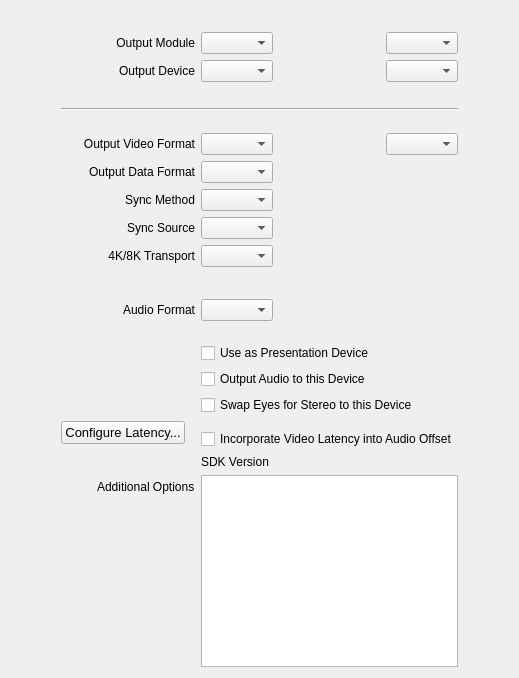
     <widget class="QWidget" name="videoTab">
      <attribute name="title">
       <string>Video</string>
      </attribute>
      <layout class="QHBoxLayout" name="horizontalLayout_38">
       <item>
        <spacer name="horizontalSpacer_40">
         <property name="orientation">
          <enum>Qt::Horizontal</enum>
         </property>
         <property name="sizeType">
          <enum>QSizePolicy::Preferred</enum>
         </property>
         <property name="sizeHint" stdset="0">
          <size>
           <width>50</width>
           <height>20</height>
          </size>
         </property>
        </spacer>
       </item>
       <item>
        <layout class="QFormLayout" name="formLayout_8">
         <property name="fieldGrowthPolicy">
          <enum>QFormLayout::ExpandingFieldsGrow</enum>
         </property>
         <property name="labelAlignment">
          <set>Qt::AlignRight|Qt::AlignTrailing|Qt::AlignVCenter</set>
         </property>
         <property name="verticalSpacing">
          <number>6</number>
         </property>
         <item row="0" column="0">
          <spacer name="verticalSpacer_10">
           <property name="orientation">
            <enum>Qt::Vertical</enum>
           </property>
           <property name="sizeType">
            <enum>QSizePolicy::Fixed</enum>
           </property>
           <property name="sizeHint" stdset="0">
            <size>
             <width>20</width>
             <height>15</height>
            </size>
           </property>
          </spacer>
         </item>
         <item row="1" column="0">
          <widget class="QLabel" name="label_63">
           <property name="text">
            <string>Output Module</string>
           </property>
           <property name="alignment">
            <set>Qt::AlignRight|Qt::AlignTrailing|Qt::AlignVCenter</set>
           </property>
          </widget>
         </item>
         <item row="1" column="1">
          <layout class="QHBoxLayout" name="horizontalLayout_15">
           <property name="spacing">
            <number>0</number>
           </property>
           <item>
            <widget class="QComboBox" name="videoModuleCombo"/>
           </item>
           <item>
            <spacer name="horizontalSpacer_15">
             <property name="orientation">
              <enum>Qt::Horizontal</enum>
             </property>
             <property name="sizeHint" stdset="0">
              <size>
               <width>40</width>
               <height>20</height>
              </size>
             </property>
            </spacer>
           </item>
           <item>
            <widget class="QComboBox" name="moduleProfileCombo">
             <property name="profileCombo" stdset="0">
              <string>true</string>
             </property>
            </widget>
           </item>
          </layout>
         </item>
         <item row="2" column="0">
          <widget class="QLabel" name="label_69">
           <property name="text">
            <string>Output Device</string>
           </property>
           <property name="alignment">
            <set>Qt::AlignRight|Qt::AlignTrailing|Qt::AlignVCenter</set>
           </property>
          </widget>
         </item>
         <item row="2" column="1">
          <layout class="QHBoxLayout" name="horizontalLayout_16">
           <property name="spacing">
            <number>0</number>
           </property>
           <item>
            <widget class="QComboBox" name="videoDeviceCombo">
             <property name="sizeAdjustPolicy">
              <enum>QComboBox::AdjustToContents</enum>
             </property>
            </widget>
           </item>
           <item>
            <spacer name="horizontalSpacer_16">
             <property name="orientation">
              <enum>Qt::Horizontal</enum>
             </property>
             <property name="sizeHint" stdset="0">
              <size>
               <width>40</width>
               <height>20</height>
              </size>
             </property>
            </spacer>
           </item>
           <item>
            <widget class="QComboBox" name="deviceProfileCombo">
             <property name="profileCombo" stdset="0">
              <string>true</string>
             </property>
            </widget>
           </item>
          </layout>
         </item>
         <item row="4" column="0" colspan="2">
          <widget class="Line" name="line">
           <property name="orientation">
            <enum>Qt::Horizontal</enum>
           </property>
          </widget>
         </item>
         <item row="5" column="0">
          <spacer name="verticalSpacer_6">
           <property name="orientation">
            <enum>Qt::Vertical</enum>
           </property>
           <property name="sizeType">
            <enum>QSizePolicy::Fixed</enum>
           </property>
           <property name="sizeHint" stdset="0">
            <size>
             <width>20</width>
             <height>10</height>
            </size>
           </property>
          </spacer>
         </item>
         <item row="6" column="0">
          <widget class="QLabel" name="label_64">
           <property name="text">
            <string>Output Video Format</string>
           </property>
           <property name="alignment">
            <set>Qt::AlignRight|Qt::AlignTrailing|Qt::AlignVCenter</set>
           </property>
          </widget>
         </item>
         <item row="6" column="1">
          <layout class="QHBoxLayout" name="horizontalLayout_17">
           <property name="spacing">
            <number>0</number>
           </property>
           <item>
            <widget class="QComboBox" name="videoFormatCombo">
             <property name="sizeAdjustPolicy">
              <enum>QComboBox::AdjustToContents</enum>
             </property>
            </widget>
           </item>
           <item>
            <spacer name="horizontalSpacer_17">
             <property name="orientation">
              <enum>Qt::Horizontal</enum>
             </property>
             <property name="sizeHint" stdset="0">
              <size>
               <width>40</width>
               <height>20</height>
              </size>
             </property>
            </spacer>
           </item>
           <item>
            <widget class="QComboBox" name="formatProfileCombo">
             <property name="profileCombo" stdset="0">
              <string>true</string>
             </property>
            </widget>
           </item>
          </layout>
         </item>
         <item row="7" column="0">
          <widget class="QLabel" name="label_65">
           <property name="text">
            <string>Output Data Format</string>
           </property>
           <property name="alignment">
            <set>Qt::AlignRight|Qt::AlignTrailing|Qt::AlignVCenter</set>
           </property>
          </widget>
         </item>
         <item row="7" column="1">
          <layout class="QHBoxLayout" name="horizontalLayout_18">
           <item>
            <widget class="QComboBox" name="dataFormatCombo">
             <property name="sizeAdjustPolicy">
              <enum>QComboBox::AdjustToContents</enum>
             </property>
            </widget>
           </item>
           <item>
            <spacer name="horizontalSpacer_18">
             <property name="orientation">
              <enum>Qt::Horizontal</enum>
             </property>
             <property name="sizeHint" stdset="0">
              <size>
               <width>40</width>
               <height>20</height>
              </size>
             </property>
            </spacer>
           </item>
          </layout>
         </item>
         <item row="8" column="0">
          <widget class="QLabel" name="label_66">
           <property name="text">
            <string>Sync Method</string>
           </property>
           <property name="alignment">
            <set>Qt::AlignRight|Qt::AlignTrailing|Qt::AlignVCenter</set>
           </property>
          </widget>
         </item>
         <item row="8" column="1">
          <layout class="QHBoxLayout" name="horizontalLayout_19">
           <item>
            <widget class="QComboBox" name="syncMethodCombo">
             <property name="sizeAdjustPolicy">
              <enum>QComboBox::AdjustToContents</enum>
             </property>
            </widget>
           </item>
           <item>
            <spacer name="horizontalSpacer_19">
             <property name="orientation">
              <enum>Qt::Horizontal</enum>
             </property>
             <property name="sizeHint" stdset="0">
              <size>
               <width>40</width>
               <height>20</height>
              </size>
             </property>
            </spacer>
           </item>
          </layout>
         </item>
         <item row="9" column="0">
          <widget class="QLabel" name="label_67">
           <property name="text">
            <string>Sync Source</string>
           </property>
           <property name="alignment">
            <set>Qt::AlignRight|Qt::AlignTrailing|Qt::AlignVCenter</set>
           </property>
          </widget>
         </item>
         <item row="9" column="1">
          <layout class="QHBoxLayout" name="horizontalLayout_20">
           <item>
            <widget class="QComboBox" name="syncSourceCombo">
             <property name="sizeAdjustPolicy">
              <enum>QComboBox::AdjustToContents</enum>
             </property>
            </widget>
           </item>
           <item>
            <spacer name="horizontalSpacer_20">
             <property name="orientation">
              <enum>Qt::Horizontal</enum>
             </property>
             <property name="sizeHint" stdset="0">
              <size>
               <width>40</width>
               <height>20</height>
              </size>
             </property>
            </spacer>
           </item>
          </layout>
         </item>
         <item row="10" column="0">
          <widget class="QLabel" name="label_10_1">
           <property name="text">
            <string>4K/8K Transport</string>
           </property>
           <property name="alignment">
            <set>Qt::AlignRight|Qt::AlignTrailing|Qt::AlignVCenter</set>
           </property>
          </widget>
         </item>
         <item row="10" column="1">
          <layout class="QHBoxLayout" name="horizontalLayout_10_1">
           <item>
            <widget class="QComboBox" name="video4KTransportCombo">
             <property name="sizeAdjustPolicy">
              <enum>QComboBox::AdjustToContents</enum>
             </property>
            </widget>
           </item>
           <item>
            <spacer name="horizontalSpacer_10_1">
             <property name="orientation">
              <enum>Qt::Horizontal</enum>
             </property>
             <property name="sizeHint" stdset="0">
              <size>
               <width>40</width>
               <height>20</height>
              </size>
             </property>
            </spacer>
           </item>
          </layout>
         </item>
         <item row="11" column="0">
          <spacer name="verticalSpacer_8">
           <property name="orientation">
            <enum>Qt::Vertical</enum>
           </property>
           <property name="sizeType">
            <enum>QSizePolicy::Fixed</enum>
           </property>
           <property name="sizeHint" stdset="0">
            <size>
             <width>20</width>
             <height>15</height>
            </size>
           </property>
          </spacer>
         </item>
         <item row="11" column="1">
          <layout class="QHBoxLayout" name="horizontalLayout_40">
           <property name="spacing">
            <number>0</number>
           </property>
           <item>
            <spacer name="horizontalSpacer_45">
             <property name="orientation">
              <enum>Qt::Horizontal</enum>
             </property>
             <property name="sizeHint" stdset="0">
              <size>
               <width>40</width>
               <height>20</height>
              </size>
             </property>
            </spacer>
           </item>
          </layout>
         </item>
         <item row="12" column="0">
          <widget class="QLabel" name="label_71">
           <property name="text">
            <string>Audio Format</string>
           </property>
           <property name="alignment">
            <set>Qt::AlignRight|Qt::AlignTrailing|Qt::AlignVCenter</set>
           </property>
          </widget>
         </item>
         <item row="12" column="1">
          <layout class="QHBoxLayout" name="horizontalLayout_36">
           <item>
            <widget class="QComboBox" name="videoAudioFormatCombo">
             <property name="sizeAdjustPolicy">
              <enum>QComboBox::AdjustToContents</enum>
             </property>
            </widget>
           </item>
           <item>
            <spacer name="horizontalSpacer_42">
             <property name="orientation">
              <enum>Qt::Horizontal</enum>
             </property>
             <property name="sizeHint" stdset="0">
              <size>
               <width>40</width>
               <height>20</height>
              </size>
             </property>
            </spacer>
           </item>
          </layout>
         </item>
         <item row="13" column="1">
          <spacer name="verticalSpacer_9">
           <property name="orientation">
            <enum>Qt::Vertical</enum>
           </property>
           <property name="sizeType">
            <enum>QSizePolicy::Fixed</enum>
           </property>
           <property name="sizeHint" stdset="0">
            <size>
             <width>20</width>
             <height>10</height>
            </size>
           </property>
          </spacer>
         </item>
         <item row="14" column="1">
          <widget class="QCheckBox" name="presentationCheckBox">
           <property name="text">
            <string>Use as Presentation Device</string>
           </property>
          </widget>
         </item>
         <item row="15" column="1">
          <widget class="QCheckBox" name="videoAudioDeviceCheckBox">
           <property name="text">
            <string>Output Audio to this Device</string>
           </property>
          </widget>
         </item>
         <item row="16" column="1">
          <widget class="QCheckBox" name="videoSwapStereoEyesCheckBox">
           <property name="text">
            <string>Swap Eyes for Stereo to this Device</string>
           </property>
          </widget>
         </item>
         <item row="17" column="0">
          <layout class="QHBoxLayout" name="horizontalLayout_41">
           <property name="spacing">
            <number>0</number>
           </property>
           <item>
            <widget class="QPushButton" name="configureVideoLatencyButton">
             <property name="font">
              <font>
               <pointsize>10</pointsize>
              </font>
             </property>
             <property name="text">
              <string>Configure Latency...</string>
             </property>
             <property name="autoDefault">
              <bool>false</bool>
             </property>
             <property name="latencyButton" stdset="0">
              <string>true</string>
             </property>
            </widget>
           </item>
           <item>
            <spacer name="horizontalSpacer_47">
             <property name="orientation">
              <enum>Qt::Horizontal</enum>
             </property>
             <property name="sizeHint" stdset="0">
              <size>
               <width>10</width>
               <height>20</height>
              </size>
             </property>
            </spacer>
           </item>
          </layout>
         </item>
         <item row="17" column="1">
          <layout class="QHBoxLayout" name="horizontalLayout_42">
           <property name="spacing">
            <number>0</number>
           </property>
           <property name="leftMargin">
            <number>0</number>
           </property>
           <property name="topMargin">
            <number>8</number>
           </property>
           <item>
            <widget class="QCheckBox" name="useVideoLatencyCheckBox">
             <property name="text">
              <string>Incorporate Video Latency into Audio Offset</string>
             </property>
            </widget>
           </item>
          </layout>
         </item>
         <item row="19" column="0">
          <widget class="QLabel" name="label_19">
           <property name="text">
            <string>Additional Options</string>
           </property>
          </widget>
         </item>
         <item row="19" column="1">
          <widget class="QTextEdit" name="additionalOptionsEdit"/>
         </item>
         <item row="3" column="0">
          <widget class="QLabel" name="label_22">
           <property name="text">
            <string/>
           </property>
          </widget>
         </item>
         <item row="18" column="1">
          <widget class="QLabel" name="videoModuleSDKLabel">
           <property name="text">
            <string>SDK Version</string>
           </property>
          </widget>
         </item>
        </layout>
       </item>
       <item>
        <spacer name="horizontalSpacer_41">
         <property name="orientation">
          <enum>Qt::Horizontal</enum>
         </property>
         <property name="sizeType">
          <enum>QSizePolicy::Preferred</enum>
         </property>
         <property name="sizeHint" stdset="0">
          <size>
           <width>50</width>
           <height>20</height>
          </size>
         </property>
        </spacer>
       </item>
      </layout>
     </widget>
